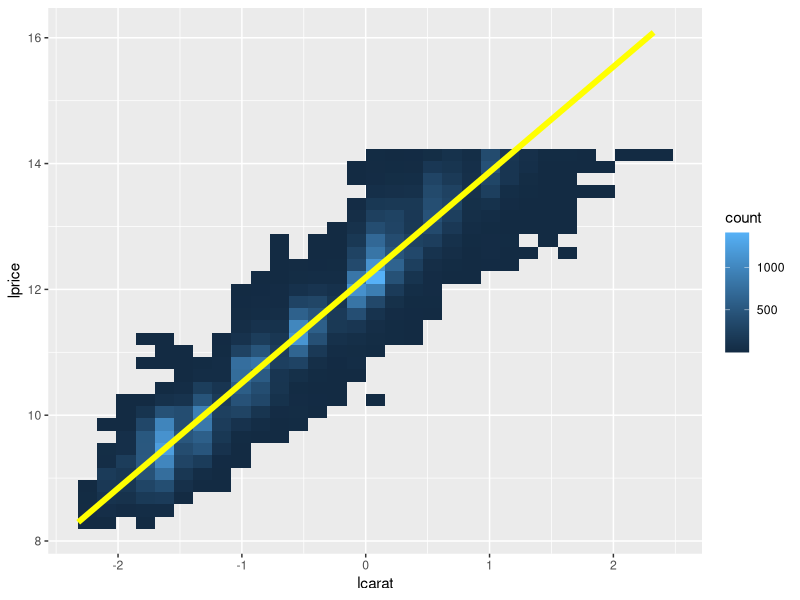
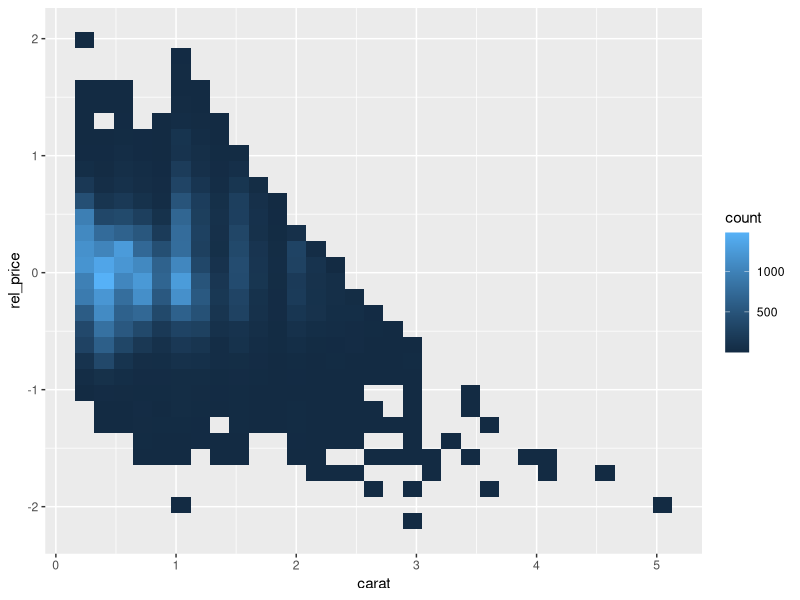
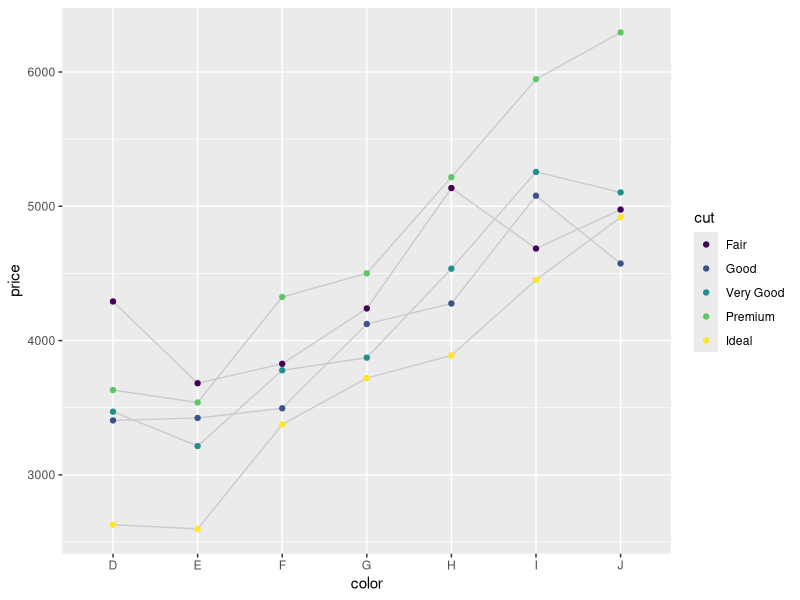
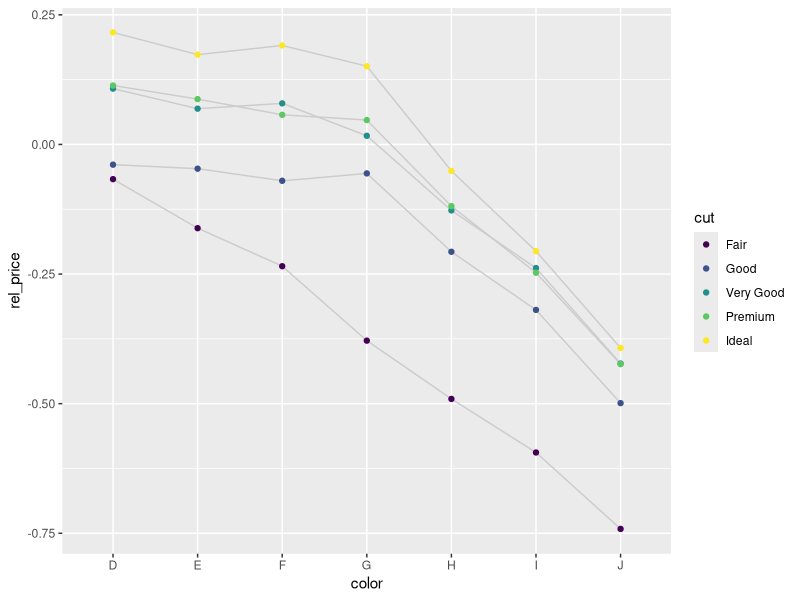
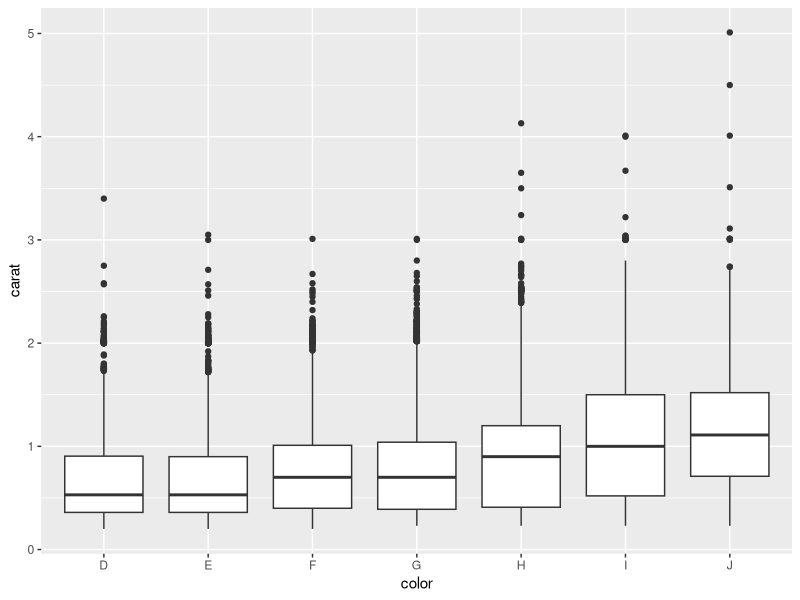
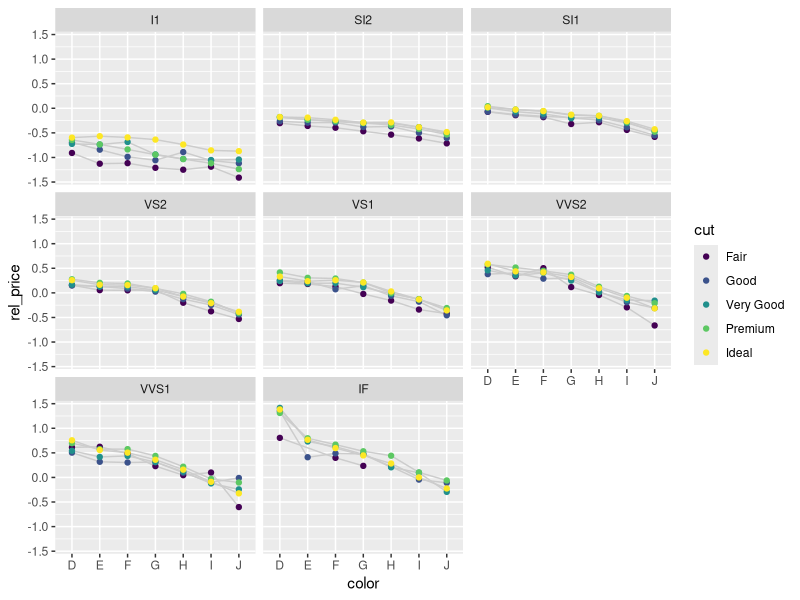
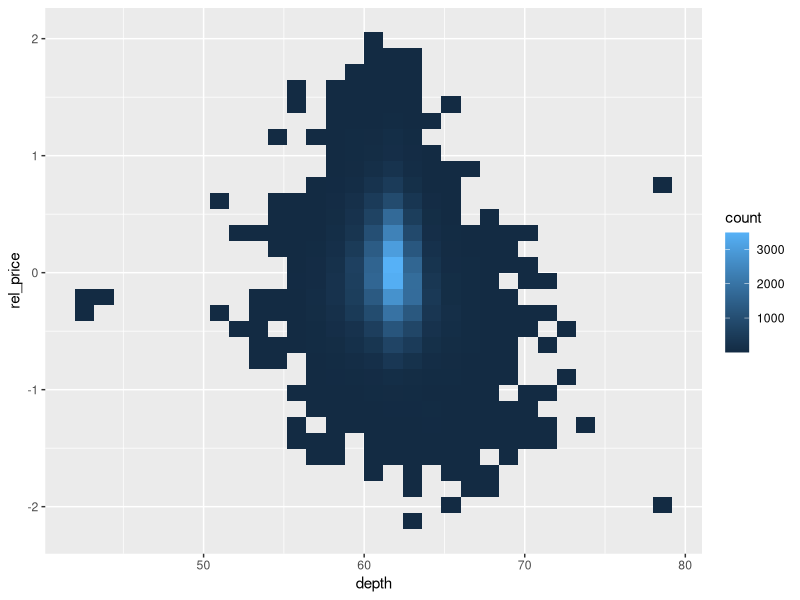
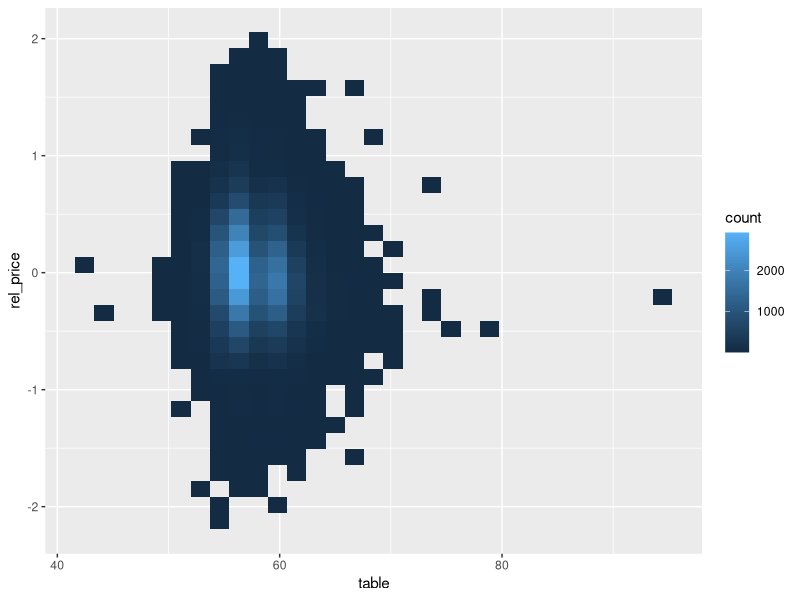

Source code (R) for these figures, in order:
## ---- chunk 1
knitr::opts_chunk$set(echo = TRUE)
library(ggplot2)
library(magrittr)
library(dplyr)
## ---- chunk 2
diamonds2 <- diamonds %>% 
  mutate(
    lcarat = log2(carat),
    lprice = log2(price)
  )
diamonds2

ggplot(diamonds2, aes(lcarat,lprice)) +
  geom_bin2d() +
  geom_smooth(method="lm",se=FALSE,size=2,color="yellow")
## ---- chunk 3
mod <- lm(lprice ~ lcarat, data=diamonds2)
diamonds2 <- diamonds2 %>% mutate(rel_price = resid(mod))
diamonds2
ggplot(diamonds2,aes(carat,rel_price)) + geom_bin2d()
## ---- chunk 4
color_cut <- diamonds2 %>%
  group_by(color, cut) %>%
  summarize(
    price = mean(price),
    rel_price = mean(rel_price)
  )
color_cut
## ---- chunk 5
ggplot(color_cut, aes(color, price)) +
  geom_line(aes(group=cut), color="grey80") + 
  geom_point(aes(color = cut))
## ---- chunk 6
ggplot(color_cut, aes(color, rel_price)) +
  geom_line(aes(group = cut), color = "grey80") + 
  geom_point(aes(color=cut))
## ---- chunk 7
ggplot(diamonds, aes(color, carat)) + geom_boxplot()

## ---- chunk 8
color_cut_clarity <- diamonds2 %>%
  group_by(color, cut, clarity) %>%
  summarize(
    price = mean(price),
    rel_price = mean(rel_price)
  )
ggplot(color_cut_clarity, aes(color,rel_price)) + 
  geom_line(aes(group=cut), color="grey80") + 
  geom_point(aes(color=cut)) + 
  facet_wrap(~clarity)
## ---- chunk 9
#diamonds2
ggplot(diamonds2,aes(depth,rel_price)) +
  geom_bin2d()
## ---- chunk 10
#diamonds2
ggplot(diamonds2,aes(table,rel_price)) +
  geom_bin2d()
## ---- chunk 11
txhousing

#de-season function:
deseas <- function(x,month){
  resid(lm(x ~ factor(month), na.action = na.exclude))
}

txhousing <- txhousing %>%
  group_by(city) %>%
  mutate(rel_sales = deseas(log(sales), month))

ggplot(txhousing, aes(date,rel_sales)) + 
  geom_line(aes(group=city), alpha = 1/5) +
  #geom_line(stat = "summary", fun.y="mean", color="red")
  geom_smooth(method="loess",se=FALSE)
## ---- chunk 12
ggplot(txhousing, aes(date,rel_sales)) + 
  geom_line(aes(group=city), alpha = 1/5) +
  geom_line(stat = "summary", fun.y="mean", color="red") +
  #geom_smooth(method="loess",se=FALSE) +
  xlim(2008,2012)
## ---- chunk 13
sales2010 <- txhousing %>% filter(year==2010)
sales2010
## ---- chunk 14
summary(txhousing)

#"Months inventory": amount of time it would take to sell all current listings at current pace of sales. 
ggplot(txhousing, aes(date,log(inventory))) + 
  geom_line(aes(group=city), alpha=1/2)

#Total active listings
ggplot(txhousing, aes(date,log(listings))) +
  geom_line(aes(group=city), alpha=1/2)

#Total value of sales
ggplot(txhousing, aes(date,log(volume))) +
  geom_line(aes(group=city), alpha=1/2)

#Median sale price:
ggplot(txhousing, aes(date,log(median))) +
  geom_line(aes(group=city), alpha=1/2)
## ---- chunk 15
numDates <- txhousing %>% 
  summarize(nDates=n_distinct(date)) %>% 
  select(nDates) %>% 
  max()
numDates

cityCnts <- txhousing %>%
  na.omit() %>%
  group_by(city) %>%
  summarize(nComplete=n()) %>%
  mutate(pctComplete=nComplete/numDates)
cityCnts

ggplot(cityCnts, aes(city,pctComplete)) + 
  geom_col() +
  labs(x="City", y="% Complete") + 
  theme(axis.text.x = element_text(angle = 90, hjust = 1))

  
## ---- chunk 16
meanRelSalesData <- txhousing %>%
  group_by(date) %>%
  summarize(meanRelSales = mean(rel_sales, na.rm=TRUE))
meanRelSalesData

ggplot(txhousing, aes(date,rel_sales)) + 
  geom_line(aes(group=city), alpha = 1/5) +
  geom_line(aes(date,meanRelSales),data=meanRelSalesData,color="red")

